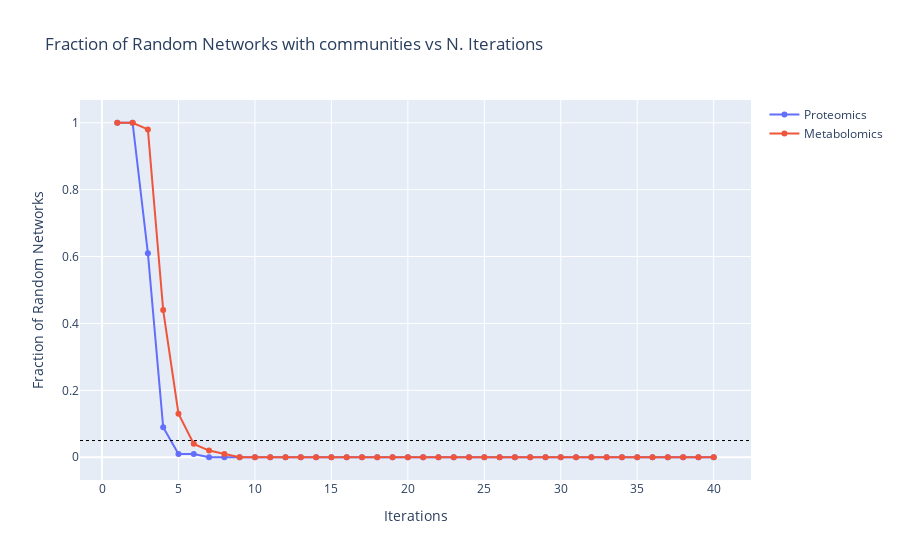

The code cell stored with this chart in its notebook:
### Code cell
i = 40

file = 'Plots/ClusterConsensus.html'
if os.path.exists(file):
    os.remove(file)


fig = go.Figure()
fig.add_trace(go.Scatter(
    x=np.arange(1, i+1),
    y =commLqqn[:i],
    mode='lines+markers',
    name='Proteomics'
))
fig.add_trace(go.Scatter(
    x=np.arange(1, i+1),
    y =commLmmn[:i],
    mode='lines+markers',
    name='Metabolomics'
))
fig.add_hline(y=0.05,line_width=1, line_dash="dot", line_color="black")
fig.update_layout(title='Fraction of Random Networks with communities vs N. Iterations')
fig.update_xaxes(title='Iterations'); fig.update_yaxes(title='Fraction of Random Networks')

fig.show()
with open(file, 'a') as f:
    f.write(fig.to_html(full_html=False, include_plotlyjs='cdn', default_height='50%', default_width='80%'))

### Figure 1 — Plotly figure (JSON) as saved in the notebook; plotly's stock layout.template omitted (floating-point values rounded to 4 significant figures)
{"data": [{"mode": "lines+markers", "name": "Proteomics", "type": "scatter", "x": [1, 2, 3, 4, 5, 6, 7, 8, 9, 10, 11, 12, 13, 14, 15, 16, 17, 18, 19, 20, 21, 22, 23, 24, 25, 26, 27, 28, 29, 30, 31, 32, 33, 34, 35, 36, 37, 38, 39, 40], "y": [1, 1, 0.61, 0.09, 0.01, 0.01, 0, 0, 0, 0, 0, 0, 0, 0, 0, 0, 0, 0, 0, 0, 0, 0, 0, 0, 0, 0, 0, 0, 0, 0, 0, 0, 0, 0, 0, 0, 0, 0, 0, 0]}, {"mode": "lines+markers", "name": "Metabolomics", "type": "scatter", "x": [1, 2, 3, 4, 5, 6, 7, 8, 9, 10, 11, 12, 13, 14, 15, 16, 17, 18, 19, 20, 21, 22, 23, 24, 25, 26, 27, 28, 29, 30, 31, 32, 33, 34, 35, 36, 37, 38, 39, 40], "y": [1, 1, 0.98, 0.44, 0.13, 0.04, 0.02, 0.01, 0, 0, 0, 0, 0, 0, 0, 0, 0, 0, 0, 0, 0, 0, 0, 0, 0, 0, 0, 0, 0, 0, 0, 0, 0, 0, 0, 0, 0, 0, 0, 0]}], "layout": {"shapes": [{"line": {"color": "black", "dash": "dot", "width": 1}, "type": "line", "x0": 0, "x1": 1, "xref": "x domain", "y0": 0.05, "y1": 0.05, "yref": "y"}], "title": {"text": "Fraction of Random Networks with communities vs N. Iterations"}, "xaxis": {"title": {"text": "Iterations"}}, "yaxis": {"title": {"text": "Fraction of Random Networks"}}}}
